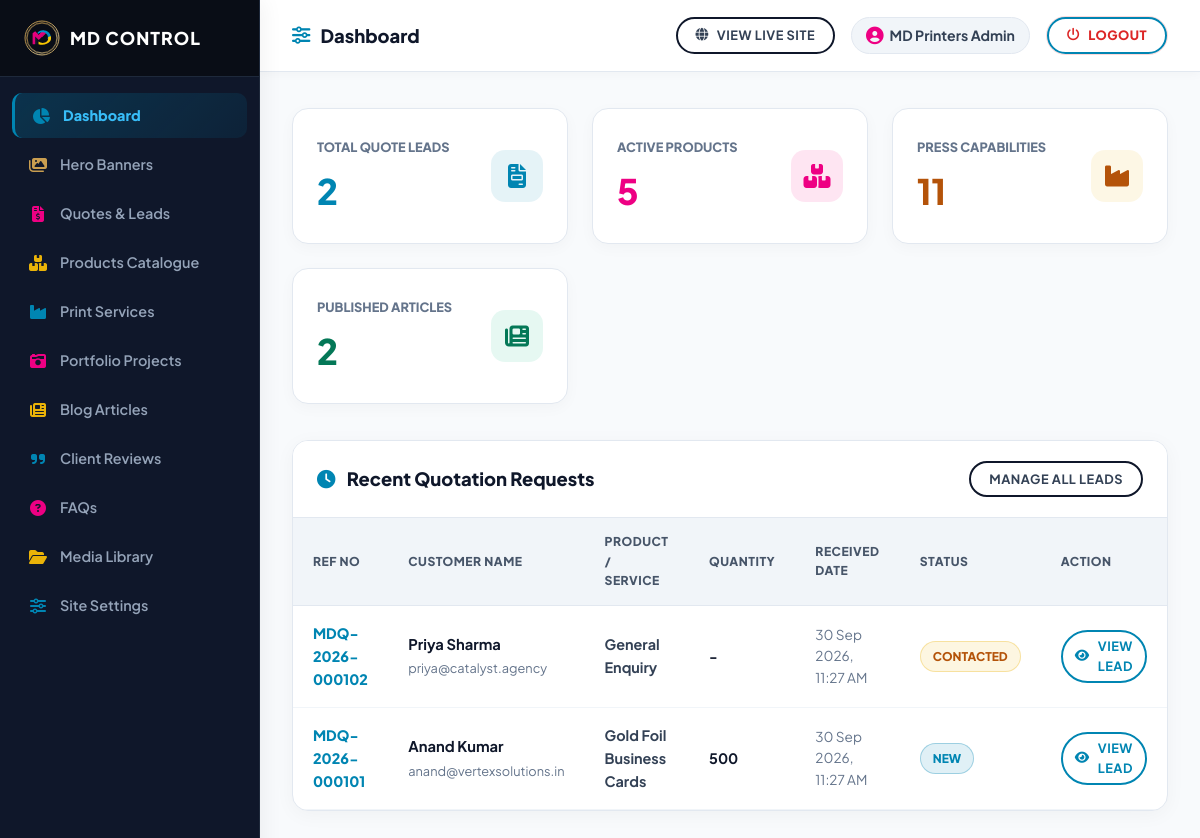
Screenshot of /admin (signed in) with the database file from the repository.
### tables this page shows
CREATE TABLE `enquiries` (
  `id` INT UNSIGNED AUTO_INCREMENT PRIMARY KEY,
  `ref_no` VARCHAR(30) NOT NULL UNIQUE,
  `type` ENUM('quote', 'contact') DEFAULT 'quote',
  `customer_name` VARCHAR(120) NOT NULL,
  `company_name` VARCHAR(120) NULL,
  `email` VARCHAR(150) NOT NULL,
  `phone` VARCHAR(50) NOT NULL,
  `whatsapp` VARCHAR(50) NULL,
  `product_service` VARCHAR(150) NULL,
  `quantity` INT UNSIGNED NULL,
  `size` VARCHAR(100) NULL,
  `material_gsm` VARCHAR(100) NULL,
  `print_type` VARCHAR(100) NULL,
  `finishing` VARCHAR(150) NULL,
  `delivery_date` VARCHAR(50) NULL,
  `message` TEXT NULL,
  `preferred_contact` VARCHAR(50) DEFAULT 'email',
  `sent_to_whatsapp` TINYINT(1) DEFAULT 0,
  `status` ENUM('New', 'Contacted', 'In Progress', 'Quoted', 'Won', 'Lost', 'Closed') DEFAULT 'New',
  `created_at` TIMESTAMP DEFAULT CURRENT_TIMESTAMP,
  `updated_at` TIMESTAMP DEFAULT CURRENT_TIMESTAMP ON UPDATE CURRENT_TIMESTAMP
);

### models/Enquiry.php (called while the page is built, shortened)
<?php
class Enquiry {
    public static function getAll(array $filters = [], int $limit = 50): array {
        $db = Database::getInstance();
        try {
            $sql = "SELECT e.*, (SELECT COUNT(*) FROM enquiry_files WHERE enquiry_id = e.id) as has_files FROM enquiries e WHERE 1=1";
            $params = [];
            $sql .= " ORDER BY e.id DESC LIMIT " . (int)$limit;
            $stmt = $db->prepare($sql);
            $stmt->execute($params);
            $results = $stmt->fetchAll();
            return !empty($results) ? $results : self::getFallbackEnquiries();
        } catch (PDOException $e) {
            return self::getFallbackEnquiries();
        }
    }
}

### models/Product.php (called while the page is built, shortened)
<?php
class Product {
    public static function countAll(array $filters = []): int {
        $db = Database::getInstance();
        try {
            $sql = "SELECT COUNT(*) as total FROM products p LEFT JOIN product_categories c ON p.category_id = c.id WHERE 1=1";
            $params = [];
            $stmt = $db->prepare($sql);
            $stmt->execute($params);
            return (int) $stmt->fetchColumn();
        } catch (PDOException $e) {
            return 0;
        }
    }
}

### models/Service.php (called while the page is built, shortened)
<?php
class Service {
    public static function getAll(array $filters = []): array {
        $db = Database::getInstance();
        try {
            try { $db->exec("ALTER TABLE services ADD COLUMN video_url VARCHAR(255) NULL"); } catch (\Throwable $ex) {}
            $sql = "SELECT s.*, c.name as category_name, c.slug as category_slug
                    FROM services s
                    LEFT JOIN service_categories c ON s.category_id = c.id
                    WHERE 1=1";
            $params = [];
            $sql .= " ORDER BY s.id ASC";
            $stmt = $db->prepare($sql);
            $stmt->execute($params);
            $results = $stmt->fetchAll();
            return !empty($results) ? $results : self::getFallbackServices();
        } catch (PDOException $e) {
            return self::getFallbackServices();
        }
    }
}

### models/Blog.php (called while the page is built, shortened)
<?php
class Blog {
    public static function getAll(array $filters = []): array {
        $db = Database::getInstance();
        try {
            try { $db->exec("ALTER TABLE blog_posts ADD COLUMN video_url VARCHAR(255) NULL"); } catch (\Throwable $ex) {}
            $sql = "SELECT b.*, c.name as category_name, c.slug as category_slug
                    FROM blog_posts b
                    LEFT JOIN blog_categories c ON b.category_id = c.id
                    WHERE 1=1";
            $params = [];
            $sql .= " ORDER BY b.id DESC";
            $stmt = $db->prepare($sql);
            $stmt->execute($params);
            $results = $stmt->fetchAll();
            return !empty($results) ? $results : self::getFallbackBlog();
        } catch (PDOException $e) {
            return self::getFallbackBlog();
        }
    }
}

### includes/functions.php (called while the page is built, shortened)
<?php
function e(?string $string): string {
    return htmlspecialchars($string ?? '', ENT_QUOTES, 'UTF-8');
}

### admin/views/dashboard.php (the view)
<?php
$enquiries = Enquiry::getAll([], 10);
$totalEnquiries = count($enquiries);
$totalProducts = Product::countAll();
$totalServices = count(Service::getAll());
$totalPosts = count(Blog::getAll());
?>
<div style="display: grid; grid-template-columns: repeat(auto-fit, minmax(220px, 1fr)); gap: 24px; margin-bottom: 36px;">
    <div style="background: #ffffff; border: 1px solid #e2e8f0; padding: 24px; border-radius: 16px; display: flex; align-items: center; justify-content: space-between; box-shadow: 0 4px 15px rgba(0,0,0,0.03);">
        <div>
            <span style="font-size: 0.8rem; color: #64748b; font-weight: 800; text-transform: uppercase;">Total Quote Leads</span>
            <h3 style="font-size: 2.2rem; font-weight: 900; margin: 4px 0 0 0; color: var(--cmyk-cyan);"><?= $totalEnquiries ?></h3>
        </div>
        <div style="width: 52px; height: 52px; border-radius: 14px; background: rgba(0, 133, 178, 0.1); color: var(--cmyk-cyan); display: flex; align-items: center; justify-content: center; font-size: 1.5rem;"><i class="fas fa-file-invoice"></i></div>
    </div>
    <div style="background: #ffffff; border: 1px solid #e2e8f0; padding: 24px; border-radius: 16px; display: flex; align-items: center; justify-content: space-between; box-shadow: 0 4px 15px rgba(0,0,0,0.03);">
        <div>
            <span style="font-size: 0.8rem; color: #64748b; font-weight: 800; text-transform: uppercase;">Active Products</span>
            <h3 style="font-size: 2.2rem; font-weight: 900; margin: 4px 0 0 0; color: var(--cmyk-magenta);"><?= $totalProducts ?></h3>
        </div>
        <div style="width: 52px; height: 52px; border-radius: 14px; background: rgba(238, 0, 131, 0.1); color: var(--cmyk-magenta); display: flex; align-items: center; justify-content: center; font-size: 1.5rem;"><i class="fas fa-boxes"></i></div>
    </div>
    <div style="background: #ffffff; border: 1px solid #e2e8f0; padding: 24px; border-radius: 16px; display: flex; align-items: center; justify-content: space-between; box-shadow: 0 4px 15px rgba(0,0,0,0.03);">
        <div>
            <span style="font-size: 0.8rem; color: #64748b; font-weight: 800; text-transform: uppercase;">Press Capabilities</span>
            <h3 style="font-size: 2.2rem; font-weight: 900; margin: 4px 0 0 0; color: #b45309;"><?= $totalServices ?></h3>
        </div>
        <div style="width: 52px; height: 52px; border-radius: 14px; background: rgba(234, 179, 8, 0.1); color: #b45309; display: flex; align-items: center; justify-content: center; font-size: 1.5rem;"><i class="fas fa-industry"></i></div>
    </div>
    <div style="background: #ffffff; border: 1px solid #e2e8f0; padding: 24px; border-radius: 16px; display: flex; align-items: center; justify-content: space-between; box-shadow: 0 4px 15px rgba(0,0,0,0.03);">
        <div>
            <span style="font-size: 0.8rem; color: #64748b; font-weight: 800; text-transform: uppercase;">Published Articles</span>
            <h3 style="font-size: 2.2rem; font-weight: 900; margin: 4px 0 0 0; color: #047857;"><?= $totalPosts ?></h3>
        </div>
        <div style="width: 52px; height: 52px; border-radius: 14px; background: rgba(16, 185, 129, 0.1); color: #047857; display: flex; align-items: center; justify-content: center; font-size: 1.5rem;"><i class="fas fa-newspaper"></i></div>
    </div>
</div>
<div class="admin-table-card">
    <div style="padding: 20px 24px; border-bottom: 1px solid #e2e8f0; display: flex; justify-content: space-between; align-items: center; background: #ffffff;">
        <h3 style="font-size: 1.15rem; font-weight: 800; margin: 0; color: #0f172a;"><i class="fas fa-clock" style="color: var(--cmyk-cyan); margin-right: 8px;"></i> Recent Quotation Requests</h3>
        <a href="<?= ADMIN_URL ?>?view=enquiries" class="btn btn-outline btn-sm" style="border-color: #cbd5e1; color: #334155; font-weight: 700;">Manage All Leads</a>
    </div>
    <table class="admin-table">
        <thead>
            <tr>
                <th>Ref No</th>
                <th>Customer Name</th>
                <th>Product / Service</th>
                <th>Quantity</th>
                <th>Received Date</th>
                <th>Status</th>
                <th>Action</th>
            </tr>
        </thead>
        <tbody>
            <?php if (empty($enquiries)): ?>
                <tr><td colspan="7" style="text-align: center; color: #64748b; padding: 30px;">No quotation requests received yet.</td></tr>
            <?php else: ?>
                <?php foreach ($enquiries as $enq): ?>
                    <tr>
                        <td><strong style="color: var(--cmyk-cyan); font-weight: 800;"><?= e($enq['ref_no']) ?></strong></td>
                        <td>
                            <strong style="color: #0f172a; font-size: 0.92rem;"><?= e($enq['customer_name']) ?></strong><br>
                            <span style="color: #64748b; font-size: 0.8rem;"><?= e($enq['email']) ?></span>
                        </td>
                        <td><span style="font-weight: 700; color: #334155;"><?= e($enq['product_service'] ?? 'General Quote') ?></span></td>
                        <td><strong><?= e($enq['quantity'] ? number_format($enq['quantity']) : '-') ?></strong></td>
                        <td style="font-size: 0.85rem; color: #64748b;"><?= date('d M Y, h:i A', strtotime($enq['created_at'])) ?></td>
                        <td><span class="badge-status badge-<?= e($enq['status']) ?>"><?= e($enq['status']) ?></span></td>
                        <td>
                            <a href="<?= ADMIN_URL ?>?view=enquiries&action=detail&id=<?= $enq['id'] ?>" class="btn btn-primary btn-sm" style="padding: 6px 14px; font-size: 0.8rem; font-weight: 700;"><i class="fas fa-eye"></i> View Lead</a>
                        </td>
                    </tr>
                <?php endforeach; ?>
            <?php endif; ?>
        </tbody>
    </table>
</div>

### assets/css/main.css (style rules this page uses)
:root { --cmyk-cyan: #00a8e8; --cmyk-cyan-dark: #0077b6; --cmyk-cyan-glow: rgba(0, 168, 232, 0.22); --cmyk-magenta: #e60067; --cmyk-magenta-dark: #b5179e; --cmyk-magenta-glow: rgba(230, 0, 103, 0.22); --cmyk-yellow: #ffb703; --cmyk-yellow-glow: rgba(255, 183, 3, 0.25); --cmyk-gold: #d4af37; --cmyk-gold-light: #e6c875; --cmyk-gold-glow: rgba(212, 175, 55, 0.25); --cmyk-black: #090d16; --bg-dark: #ffffff; --bg-surface-dark: #f8fafc; --bg-surface-card: #ffffff; --bg-surface-hover: #f1f5f9; --bg-executive-dark: #090d16; --border-dark: #e2e8f0; --border-subtle: #cbd5e1; --border-highlight: rgba(0, 168, 232, 0.3); --text-main: #0f172a; --text-muted: #475569; --text-dim: #64748b; --text-accent: #00a8e8; --text-light: #f8fafc; --font-family-base: 'Plus Jakarta Sans', -apple-system, BlinkMacSystemFont, 'Segoe UI', Roboto, sans-serif; --font-family-display: 'Plus Jakarta Sans', sans-serif; --radius-xs: 4px; --radius-sm: 8px; --radius-md: 14px; --radius-lg: 24px; --radius-full: 9999px; --shadow-sm: 0 2px 8px rgba(15, 23, 42, 0.04); --shadow-md: 0 8px 24px rgba(15, 23, 42, 0.08); --shadow-lg: 0 16px 36px rgba(15, 23, 42, 0.12); --shadow-xl: 0 24px 48px rgba(15, 23, 42, 0.16); --shadow-cmyk: 0 12px 36px rgba(0, 168, 232, 0.15), 0 12px 36px rgba(230, 0, 103, 0.15); --shadow-gold: 0 10px 30px rgba(212, 175, 55, 0.25); --transition-fast: all 0.2s cubic-bezier(0.4, 0, 0.2, 1); --transition-smooth: all 0.35s cubic-bezier(0.4, 0, 0.2, 1); --transition-bounce: all 0.4s cubic-bezier(0.34, 1.56, 0.64, 1); }
*, *::before, *::after { box-sizing: border-box; margin: 0; padding: 0; }
html { font-family: var(--font-family-base); font-size: 16px; scroll-behavior: smooth; background-color: var(--bg-dark); color: var(--text-main); -webkit-font-smoothing: antialiased; -moz-osx-font-smoothing: grayscale; }
body { overflow-x: hidden; line-height: 1.6; min-height: 100vh; display: flex; flex-direction: column; }
a { color: inherit; text-decoration: none; transition: var(--transition-fast); }
.btn, .blob-btn { z-index: 1; position: relative; padding: 14px 36px; text-align: center; text-transform: uppercase; color: var(--btn-color, var(--cmyk-cyan)); font-size: 0.88rem; font-weight: 800; letter-spacing: 0.5px; background-color: transparent !important; outline: none; border: none; transition: color 0.5s cubic-bezier(0.4, 0, 0.2, 1); cursor: pointer; border-radius: 30px !important; display: inline-flex; align-items: center; justify-content: center; gap: 8px; text-decoration: none; }
.btn::before, .blob-btn::before { content: ""; z-index: 1; position: absolute; left: 0; top: 0; width: 100%; height: 100%; border: 2px solid var(--btn-color, var(--cmyk-cyan)); border-radius: 30px !important; pointer-events: none; box-sizing: border-box; }
.btn::after, .blob-btn::after { content: ""; z-index: -2; position: absolute; left: 3px; top: 3px; width: 100%; height: 100%; transition: all 0.3s 0.2s; border-radius: 30px !important; }
.btn-primary, .blob-btn-cyan { --btn-color: var(--cmyk-cyan, #00a8e8); --btn-bg: #ffffff; }
.btn-outline, .blob-btn-outline { --btn-color: #0f172a; --btn-bg: #ffffff; }
.btn-sm { padding: 8px 20px; font-size: 0.8rem; }
html, body { overflow-x: hidden !important; width: 100%; }

### rows the page displays
enquiries: ref_no "MDQ-2026-000102", customer_name "Priya Sharma", email "priya@catalyst.agency", product_service "General Enquiry", quantity "-", created_at "30 Sep 2026, 11:27 AM", status "CONTACTED"
enquiries: ref_no "MDQ-2026-000101", customer_name "Anand Kumar", email "anand@vertexsolutions.in", product_service "Gold Foil Business Cards", quantity "500", created_at "30 Sep 2026, 11:27 AM", status "NEW"

### other values shown
$adminTitle "Dashboard"
$_SESSION['admin_name'] "MD Printers Admin"
$totalEnquiries "2"
$totalProducts "5"
$totalServices "11"
$totalPosts "2"
